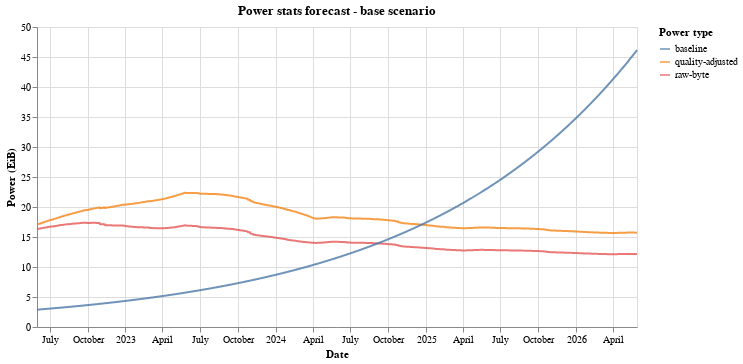

The notebook cell this image was saved under:
### Markdown cell above
#### Plot results

### Code cell
source = df[["date", "total_power", "power_type"]]
source["total_power"] = source["total_power"]/1024.0
source = pd.concat([source, baseline_df])

alt.Chart(source).mark_line(opacity=0.8).encode(
    x=alt.X('date:T', title="Date"),
    y=alt.Y('total_power:Q', title="Power (EiB)"),
    color=alt.Color('power_type:N', legend=alt.Legend(title="Power type"))
).properties(
    width=600, height=300, title="Power stats forecast - base scenario"
)

### Figure 1 — Vega-Lite specification as saved in the notebook (floating-point values rounded to 4 significant figures; data arrays with more than 128 entries replaced by an {"elided": "..."} marker saying what was removed)
{"$schema": "https://vega.github.io/schema/vega-lite/v4.17.0.json", "config": {"view": {"continuousHeight": 300, "continuousWidth": 400}}, "data": {"name": "data-51b7401512384e373a84b84e2400c0e4"}, "datasets": {"data-51b7401512384e373a84b84e2400c0e4": {"elided": "4380 records"}}, "encoding": {"color": {"field": "power_type", "legend": {"title": "Power type"}, "type": "nominal"}, "x": {"field": "date", "title": "Date", "type": "temporal"}, "y": {"field": "total_power", "title": "Power (EiB)", "type": "quantitative"}}, "height": 300, "mark": {"opacity": 0.8, "type": "line"}, "title": "Power stats forecast - base scenario", "width": 600}
